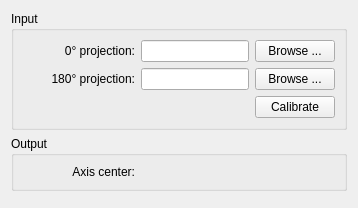
      <widget class="QWidget" name="tab_widgetPage2_2" native="true">
       <attribute name="title">
        <string>Calibrate</string>
       </attribute>
       <layout class="QVBoxLayout" name="verticalLayout_6">
        <item>
         <layout class="QVBoxLayout" name="verticalLayout_13">
          <item>
           <widget class="QGroupBox" name="groupBox">
            <property name="sizePolicy">
             <sizepolicy hsizetype="Preferred" vsizetype="Minimum">
              <horstretch>0</horstretch>
              <verstretch>0</verstretch>
             </sizepolicy>
            </property>
            <property name="title">
             <string>Input</string>
            </property>
            <layout class="QVBoxLayout" name="verticalLayout_11">
             <item>
              <layout class="QGridLayout" name="gridLayout_5" rowstretch="0,0,0">
               <item row="2" column="2">
                <widget class="QPushButton" name="calibrate_button">
                 <property name="sizePolicy">
                  <sizepolicy hsizetype="Fixed" vsizetype="Fixed">
                   <horstretch>0</horstretch>
                   <verstretch>0</verstretch>
                  </sizepolicy>
                 </property>
                 <property name="text">
                  <string>Calibrate</string>
                 </property>
                </widget>
               </item>
               <item row="0" column="2">
                <widget class="QPushButton" name="path_button_0">
                 <property name="sizePolicy">
                  <sizepolicy hsizetype="Fixed" vsizetype="Fixed">
                   <horstretch>0</horstretch>
                   <verstretch>0</verstretch>
                  </sizepolicy>
                 </property>
                 <property name="toolTip">
                  <string notr="true"/>
                 </property>
                 <property name="text">
                  <string>Browse ...</string>
                 </property>
                </widget>
               </item>
               <item row="1" column="0">
                <widget class="QLabel" name="label_180">
                 <property name="sizePolicy">
                  <sizepolicy hsizetype="Preferred" vsizetype="Preferred">
                   <horstretch>0</horstretch>
                   <verstretch>0</verstretch>
                  </sizepolicy>
                 </property>
                 <property name="minimumSize">
                  <size>
                   <width>112</width>
                   <height>0</height>
                  </size>
                 </property>
                 <property name="toolTip">
                  <string notr="true"/>
                 </property>
                 <property name="text">
                  <string>180° projection:</string>
                 </property>
                 <property name="alignment">
                  <set>Qt::AlignRight|Qt::AlignTrailing|Qt::AlignVCenter</set>
                 </property>
                </widget>
               </item>
               <item row="1" column="2">
                <widget class="QPushButton" name="path_button_180">
                 <property name="sizePolicy">
                  <sizepolicy hsizetype="Fixed" vsizetype="Fixed">
                   <horstretch>0</horstretch>
                   <verstretch>0</verstretch>
                  </sizepolicy>
                 </property>
                 <property name="toolTip">
                  <string notr="true"/>
                 </property>
                 <property name="text">
                  <string>Browse ...</string>
                 </property>
                </widget>
               </item>
               <item row="1" column="1">
                <widget class="QLineEdit" name="path_line_180">
                 <property name="sizePolicy">
                  <sizepolicy hsizetype="Expanding" vsizetype="Fixed">
                   <horstretch>0</horstretch>
                   <verstretch>0</verstretch>
                  </sizepolicy>
                 </property>
                 <property name="toolTip">
                  <string notr="true"/>
                 </property>
                </widget>
               </item>
               <item row="0" column="1">
                <widget class="QLineEdit" name="path_line_0">
                 <property name="sizePolicy">
                  <sizepolicy hsizetype="Expanding" vsizetype="Fixed">
                   <horstretch>0</horstretch>
                   <verstretch>0</verstretch>
                  </sizepolicy>
                 </property>
                 <property name="toolTip">
                  <string notr="true"/>
                 </property>
                </widget>
               </item>
               <item row="0" column="0">
                <widget class="QLabel" name="label_0">
                 <property name="sizePolicy">
                  <sizepolicy hsizetype="Preferred" vsizetype="Preferred">
                   <horstretch>0</horstretch>
                   <verstretch>0</verstretch>
                  </sizepolicy>
                 </property>
                 <property name="minimumSize">
                  <size>
                   <width>112</width>
                   <height>0</height>
                  </size>
                 </property>
                 <property name="toolTip">
                  <string notr="true"/>
                 </property>
                 <property name="text">
                  <string>0° projection:</string>
                 </property>
                 <property name="alignment">
                  <set>Qt::AlignRight|Qt::AlignTrailing|Qt::AlignVCenter</set>
                 </property>
                </widget>
               </item>
              </layout>
             </item>
            </layout>
           </widget>
          </item>
          <item>
           <widget class="QGroupBox" name="groupBox_2">
            <property name="title">
             <string>Output</string>
            </property>
            <layout class="QVBoxLayout" name="verticalLayout_12">
             <item>
              <layout class="QGridLayout" name="gridLayout_6">
               <item row="0" column="0">
                <widget class="QLabel" name="label_8">
                 <property name="sizePolicy">
                  <sizepolicy hsizetype="Preferred" vsizetype="Preferred">
                   <horstretch>0</horstretch>
                   <verstretch>0</verstretch>
                  </sizepolicy>
                 </property>
                 <property name="minimumSize">
                  <size>
                   <width>112</width>
                   <height>0</height>
                  </size>
                 </property>
                 <property name="text">
                  <string>Axis center:</string>
                 </property>
                 <property name="alignment">
                  <set>Qt::AlignRight|Qt::AlignTrailing|Qt::AlignVCenter</set>
                 </property>
                </widget>
               </item>
               <item row="0" column="1">
                <widget class="QLabel" name="axis_num">
                 <property name="sizePolicy">
                  <sizepolicy hsizetype="Expanding" vsizetype="Fixed">
                   <horstretch>0</horstretch>
                   <verstretch>0</verstretch>
                  </sizepolicy>
                 </property>
                 <property name="font">
                  <font>
                   <weight>75</weight>
                   <bold>true</bold>
                  </font>
                 </property>
                 <property name="text">
                  <string/>
                 </property>
                </widget>
               </item>
              </layout>
             </item>
            </layout>
           </widget>
          </item>
         </layout>
        </item>
        <item>
         <layout class="QVBoxLayout" name="overlap_layout">
          <item>
           <widget class="QWidget" name="axis_view_widget" native="true">
            <property name="sizePolicy">
             <sizepolicy hsizetype="Expanding" vsizetype="Expanding">
              <horstretch>0</horstretch>
              <verstretch>0</verstretch>
             </sizepolicy>
            </property>
            <layout class="QGridLayout" name="gridLayout_11">
             <property name="margin">
              <number>0</number>
             </property>
             <property name="spacing">
              <number>0</number>
             </property>
            </layout>
           </widget>
          </item>
         </layout>
        </item>
       </layout>
      </widget>
